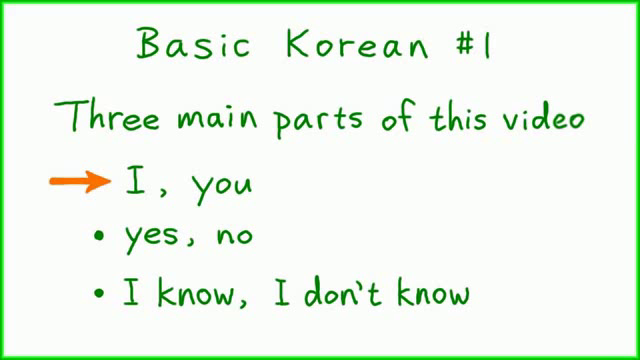
#> input picture frame 129 of cvworkshop/youtube.avi, 640 x 360 px, given in place of the camera
$ jupyter execute --allow-errors cv_day2.ipynb   (shell and % lines are left out)
#> lines starting #> are read from the running program, lines starting #| are printed output that depends on the picture; pictures that were not available may be replaced by others from this repository, and a replacement may not be noted
[cell 1]
import cv2, pafy
import os
import datetime

url = 'https://youtu.be/K49agKL3MOs'
#> (the rest of this cell did not finish here and is left out)

[cell 2]
import datetime
datetime.datetime.now().second

[cell 3]
import cv2

def myProc(frame):
    return frame

cap = cv2.VideoCapture(0)
while True:
    retval, frame = cap.read()
#> frame is the input picture: shape (360, 640, 3); mean B, G, R 233, 246.4, 234.3

    frame = myProc(frame) ######
    cv2.imshow('frame', frame)
    key = cv2.waitKey()
#> (key Esc is pressed here)
    if key == 27:
        break
cap.release()
cv2.destroyAllWindows()

[cell 4]
import cv2

def myProc(frame):
    return ~frame
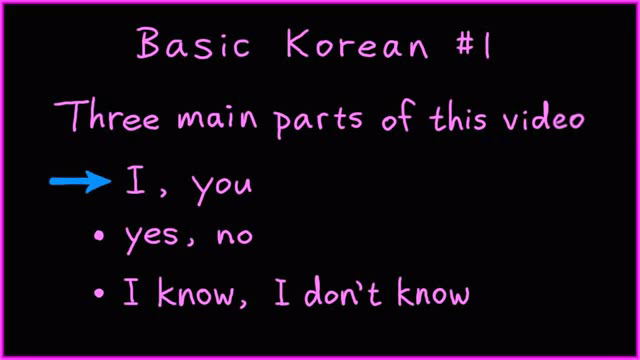
#> returned value: shape (360, 640, 3); mean of channels 0, 1, 2 22, 8.6, 20.7; drawn as B, G, R

cap = cv2.VideoCapture(0)
while True:
    retval, frame = cap.read()

    frame = myProc(frame) ######
    cv2.imshow('frame', frame)
    key = cv2.waitKey()
#> (key Esc is pressed here)
    if key == 27:
        break
cap.release()
cv2.destroyAllWindows()

[cell 5]
import cv2
logo = cv2.imread('logo.png')
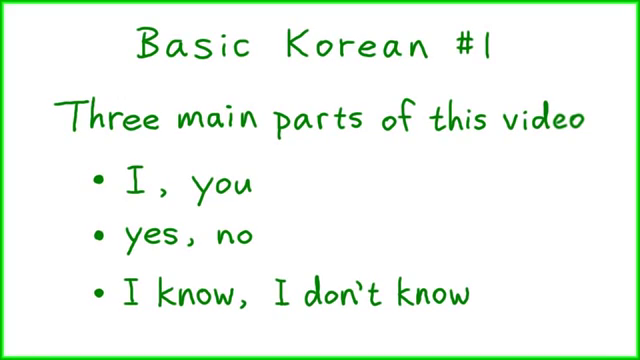
#> input picture cvworkshop/out/movie_0030.png, 640 x 360 px, given in place of logo.png, which was not available
#> logo is the input picture: shape (360, 640, 3); mean B, G, R 237.7, 248.7, 237.7
gray = cv2.cvtColor(logo, cv2.COLOR_BGR2GRAY)
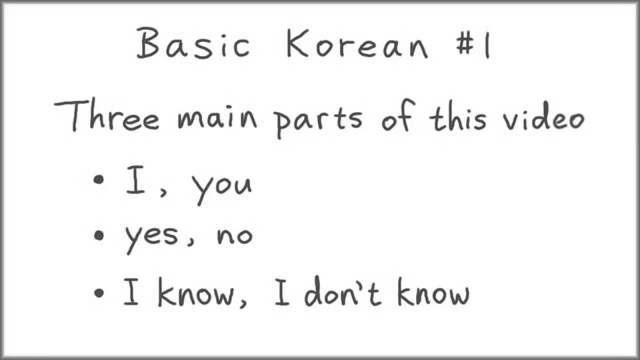
#> gray: shape (360, 640); min 57, max 255, mean 244.1
logo = cv2.resize(gray,dsize=(250,180))
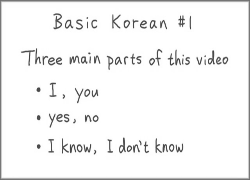
#> logo: shape (180, 250); min 65, max 255, mean 244.1
retval, bimage = cv2.threshold(logo,150,255,cv2.THRESH_BINARY)
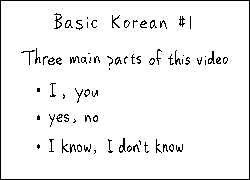
#> bimage: shape (180, 250); 94.9% white; black in thin lines or dots

cv2.imshow('hello',bimage)
cv2.waitKey()
cv2.destroyAllWindows()

[cell 6]
logo.shape
#> Out = (180, 250)

[cell 7]
import cv2

def myProc(frame):
#    frame에서 로고 이미지 크기만큼 roi영역 분할
#    roi(region of interest)

    logo = cv2.imread('logo.png')
    gray = cv2.cvtColor(logo, cv2.COLOR_BGR2GRAY)
#     logo = cv2.resize(gray,dsize=(250,180,3))
    retval, mask = cv2.threshold(logo,150,255,cv2.THRESH_BINARY)
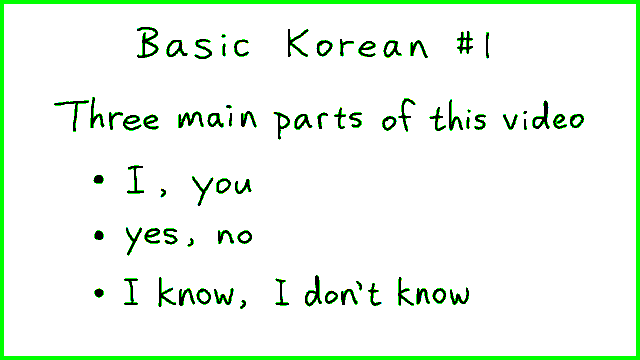
#> mask: shape (360, 640, 3); mean B, G, R 236.5, 248.2, 236.5
    maskInv = ~mask
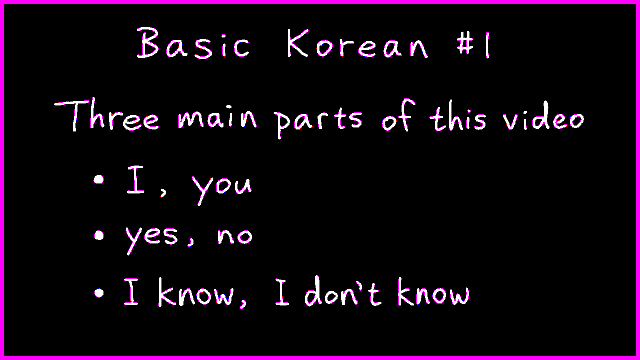
#> maskInv: shape (360, 640, 3); mean B, G, R 18.5, 6.8, 18.5
    h,w,c = logo.shape
#> h = 360; w = 640; c = 3
    roi = frame[:h, :w, :]
    # 합성작업

    dst_fg = cv2.bitwise_and(logo, logo, mask = mask)
    dst_bg = cv2.bitwise_and(roi,roi,mask=maskInv)
    dst = cv2.bitwise_or(dst_fg, dst_b)

    frame[:h, :w, :] = dst
    return frame

cap = cv2.VideoCapture(0)
#> (the rest of this cell did not finish here and is left out)

$ run again, starting later in the video
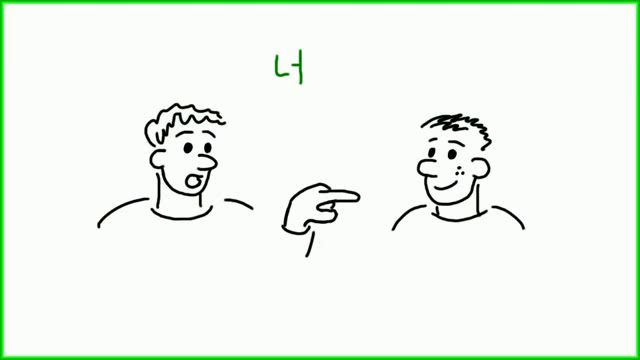
#> input picture frame 580 of cvworkshop/youtube.avi, 640 x 360 px, given in place of the camera
#> frame is the input picture: shape (360, 640, 3); mean B, G, R 236.8, 246.2, 237.6
#> in myProc, `return ~frame`:
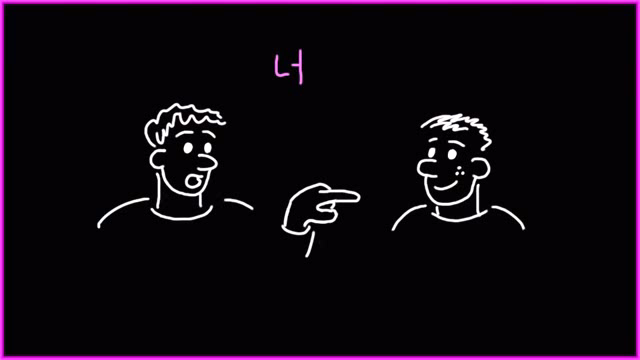
#> returned value: shape (360, 640, 3); mean of channels 0, 1, 2 18.2, 8.8, 17.4; drawn as B, G, R
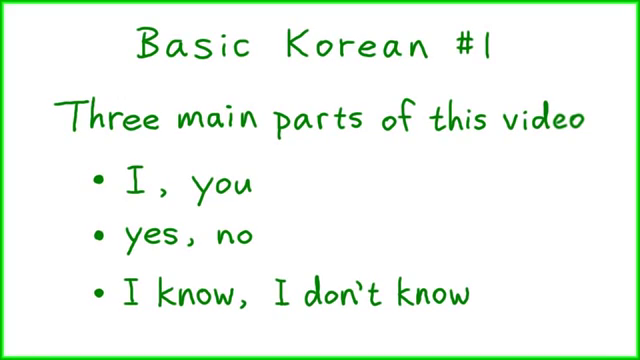
#> input picture cvworkshop/out/movie_0030.png, 640 x 360 px, given in place of logo.png, which was not available
#> logo is the input picture: shape (360, 640, 3); mean B, G, R 237.7, 248.7, 237.7
#> logo: shape (180, 250)
#> bimage: shape (180, 250); 94.9% white; black in thin lines or dots

$ run again, starting later in the video
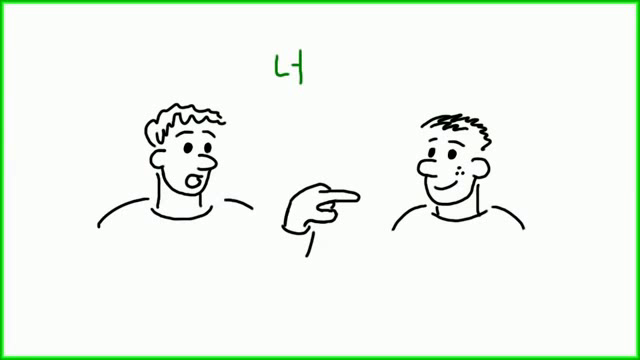
#> input picture frame 1032 of cvworkshop/youtube.avi, 640 x 360 px, given in place of the camera
#> frame is the input picture: shape (360, 640, 3); mean B, G, R 236.8, 246.2, 237.6
#> in myProc, `return ~frame`:
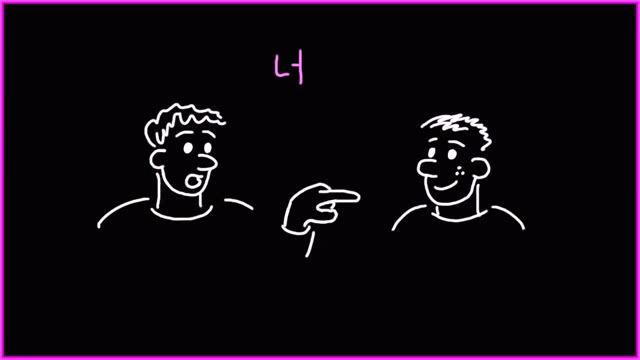
#> returned value: shape (360, 640, 3); mean of channels 0, 1, 2 18.2, 8.8, 17.4; drawn as B, G, R
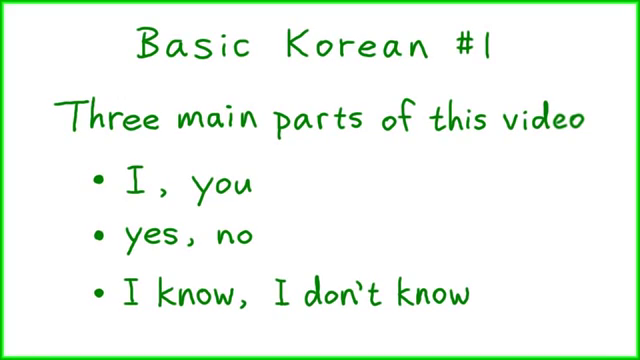
#> input picture cvworkshop/out/movie_0030.png, 640 x 360 px, given in place of logo.png, which was not available
#> logo is the input picture: shape (360, 640, 3); mean B, G, R 237.7, 248.7, 237.7
#> logo: shape (180, 250)
#> bimage: shape (180, 250); 94.9% white; black in thin lines or dots
